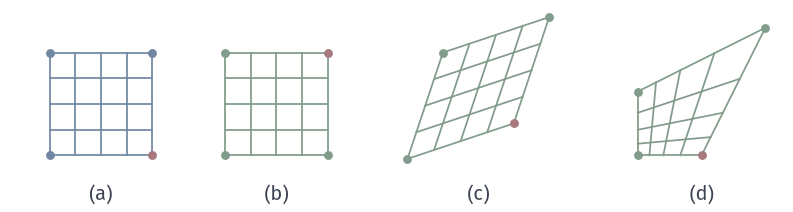

Source code (Python):
from pathlib import Path
import sys
ROOT = next(p for p in Path(__file__).resolve().parents if (p/"build.sh").is_file() and (p/"tex/book.tex").is_file())
sys.path.insert(0, str(ROOT/"figures/04-spaces-measures-and-geometry/04-manifolds/matplotlib/mfd-common"))
from mfd3d import *
def axes_box(ax, x0, y0, w, h, xlim, ylim):
    """Plain axes at mm position on the canvas (data coordinates in the returned callable)."""
    sx, sy = w/(xlim[1]-xlim[0]), h/(ylim[1]-ylim[0])
    return (lambda x, y: (x0+(np.asarray(x)-xlim[0])*sx, y0+(np.asarray(y)-ylim[0])*sy))
def axis(ax, a, b, **kw):
    arrow(ax, a, b, color=MUTED, lw=.75, scale=5.5, zorder=2)

"""Grid image under rigid/affine/projective models.  Same data as the examples in section 30.3."""
W, H = 112, 30
fig, ax = canvas(W, H)
def grid(fun, n=4):
    lines = []
    t = np.linspace(0, 1, 60)
    for k in np.linspace(0, 1, n+1):
        lines.append(fun(np.stack([np.full_like(t, k), t], 1)))
        lines.append(fun(np.stack([t, np.full_like(t, k)], 1)))
    return lines
corners = np.array([[0, 0], [1, 0], [0, 1], [1, 1]], float)
def draw(fun, cx, cy, s, colour, labels=False):
    for ln in grid(fun):
        ax.plot(cx+s*ln[:, 0], cy+s*ln[:, 1], color=colour, lw=.7, zorder=2)
    c = fun(corners)
    for k, p in enumerate(c):
        dot(ax, (cx+s*p[0], cy+s*p[1]), RED if k == 1 else colour, size=1.3)
    return c
ident = lambda p: p
R90 = np.array([[0, -1], [1, 0.0]])
rigid = lambda p: p@R90.T+np.array([3, 1.0])
A = np.array([[1.5, .5], [.5, 1.5]]); b = np.array([-.25, -.25])
aff = lambda p: p@A.T+b
Hm = np.array([[2, 0, 0], [0, 2, 0], [-1, -1, 3.0]])
def proj(p):
    z = np.c_[p, np.ones(len(p))]@Hm.T
    return z[:, :2]/z[:, 2:]
tags = ('(a)', '(b)', '(c)', '(d)')
draw(ident, 7, 8, 14.5, BLUE)
draw(rigid, 2.75, -6.5, 14.5, GREEN)
draw(aff, 60, 10, 10, GREEN)
draw(proj, 90, 8, 9, GREEN)
for x, tag in zip((14.2, 39, 67.5, 99), tags):
    panel_tag(ax, x, 1.7, tag)
save(fig, Path(__file__).resolve().parent, 'figure', {'formula': 'rigid R90 x + (3,1); affine A=[1.5,.5;.5,1.5], b=(-.25,-.25); projective H=[2,0,0;0,2,0;-1,-1,3]'})
